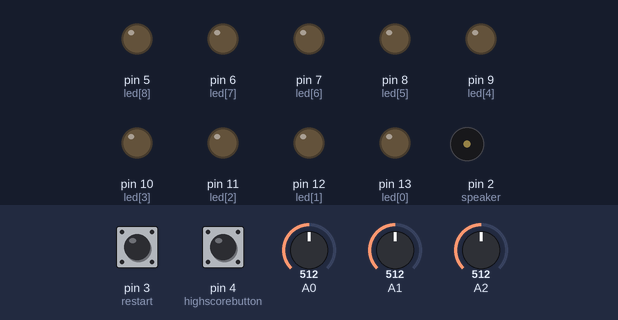
The sketch below on a simulated Arduino Uno, built with avr-gcc and run on an emulated ATmega328P. Parts: output pins drawn as LEDs (lit = HIGH), buzzer (waves = sounding). Inputs (shaded band) come from the test bench; at power-on: pin 4 (highscorebutton) LOW, pin 3 (restart) LOW, A0 = 512, A1 = 512, A2 = 512. Random numbers use the default seed unless the sketch sets one.

Above: at 1.2 s.
1.3 s: pin 4 (highscorebutton) pulled HIGH for 0.15 s
At 1.7 s:
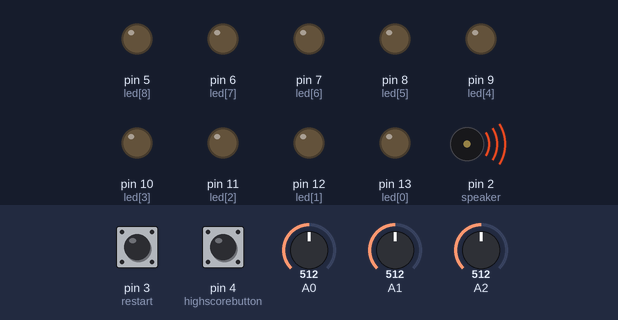
4.4 s: pin 3 (restart) pulled HIGH for 3.2 s
At 10.4 s:
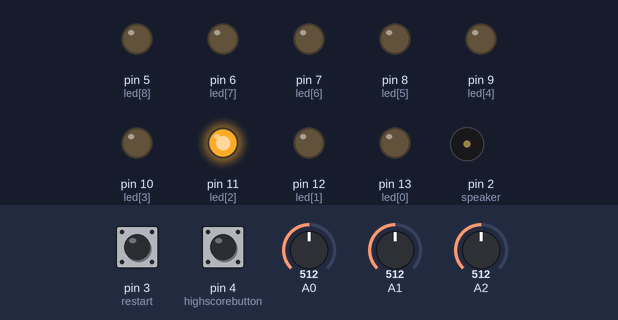
10.6 s: A0 set to 190
At 13.2 s:
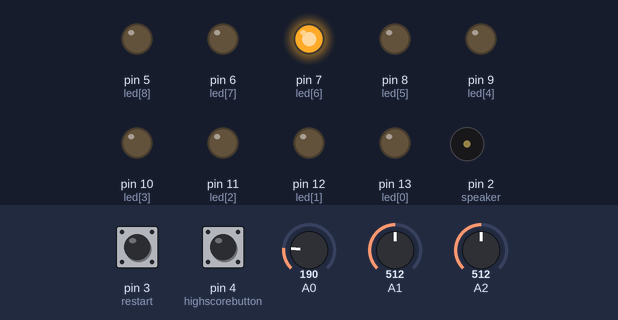
13.6 s: A1 set to 210
16.6 s: A1 set to 184
At 19.4 s:
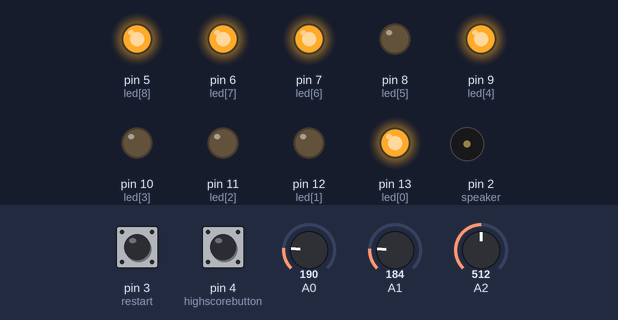
19.6 s: pin 3 (restart) pulled HIGH for 0.15 s
Timing chart, 0 to 26.3 s (numbered marks = the images above; inputs shaded):
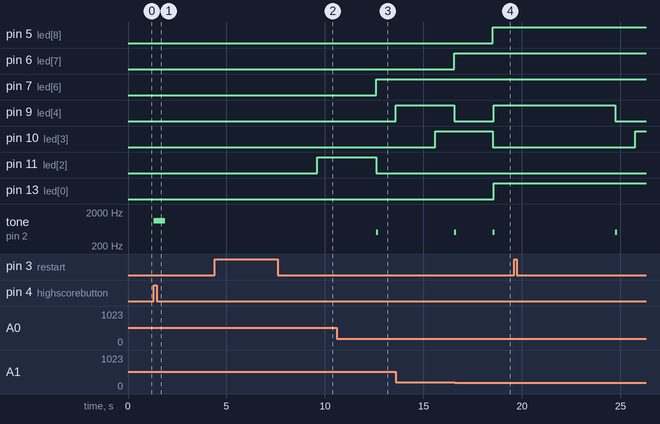

The sketch:

BonkAFrog.ino
```cpp
//PINS
const int led[] = {13, 12, 11, 10, 9, 8, 7, 6, 5}; //CHANGE
const int speaker = 2;
const int highscorebutton = 4;
const int restart = 3;

//constants
const int threshold = 200;
const int winDuration = 75;
const int winDelayDuration = 75;
const int winPitch = 1500;
const int missPitch = 500;
const int missDuration = 100;

//global variables
int timeOn = 2000;
int highscore = 0;
int score = 0;
int missed = 0;

int startDelay[] = {((timeOn*2)/3), ((timeOn*6)/3), ((timeOn*8)/3)};
unsigned long frogTime[] = {0, 0, 0};
unsigned long timeAlive[] = {0, 0, 0};
int frog[] = { -1, -1, -1};

boolean setStartDelay[] = {true, true, true};
boolean setFrogTime[] = {true, true, true};
boolean touch[] = {false, false, false, false, false, false};

void setup() {
  //LED's
  pinMode(led[0], OUTPUT);
  pinMode(led[1], OUTPUT);
  pinMode(led[2], OUTPUT);
  pinMode(led[3], OUTPUT);
  pinMode(led[4], OUTPUT);
  pinMode(led[5], OUTPUT);
  pinMode(led[6], OUTPUT);
  pinMode(led[7], OUTPUT);
  pinMode(led[8], OUTPUT);

  //Other
  pinMode(speaker, OUTPUT);
  pinMode(highscorebutton, INPUT);
  pinMode(restart, INPUT);

  //touch areas
  pinMode(A0, INPUT);
  pinMode(A1, INPUT);
  pinMode(A2, INPUT);
  pinMode(A3, INPUT);
  pinMode(A4, INPUT);
  pinMode(A5, INPUT);

  Serial.begin(9600);  // connect to the serial port
  randomSeed(121); // random number generator seed
}

void loop () {
  //reset touch variables
  for (int i = 0; i < 6; i++) {
    touch[i] = false;
  }

  //detect game over state
  if (missed > 3) {
    tone(speaker,400,800);
    delay(1000);
    gameover(true, true);
  }
  //detect high score state
  if (digitalRead(highscorebutton)) {
    gameover(false, true);
  }
  //detect restart state
  if (digitalRead(restart)) {
    gameover(false, false);
  }

  //if we need to start frog1
  if (setFrogTime[0]) {
    //delay the appearance
    if (setStartDelay[0]) {
      frogTime[0] = millis();
      setStartDelay[0] = false;
    }
    else {
      //turn on the frog
      if ((millis() - frogTime[0]) > startDelay[0]) {
        startDelay[0] = ((timeOn*2)/3);
        setStartDelay[0] = true;
        //prevents double assign
        while(true) {
          int r = random(0,5);
          if((frog[1] != r) & (frog[2] != r)){
            frog[0] = r;
            break;
          }
        }
        digitalWrite(led[frog[0]], HIGH);
        timeAlive[0] = millis();
        setFrogTime[0] = false;
      }
    }
  }
  else {
    int timetmp = millis() - timeAlive[0];
    //if the frog has been alive too long, turn off and count a miss
    if (timetmp > timeOn) {
      tone(speaker, missPitch, missDuration);
      digitalWrite(led[missed + 6], HIGH);
      missed += 1;
      setFrogTime[0] = true;
      digitalWrite(led[frog[0]], LOW);
    }
  }

  //see comments aboce
  if (setFrogTime[1]) {
    if (setStartDelay[1]) {
      frogTime[1] = millis();
      setStartDelay[1] = false;
    }
    else {
      if ((millis() - frogTime[1]) > startDelay[1]) {
        setStartDelay[1] = true;
        startDelay[1] = ((timeOn*2)/3);
        while(true) {
          int r = random(0,5);
          if((frog[0] != r) & (frog[2] != r)){
            frog[1] = r;
            break;
          }
        }
        digitalWrite(led[frog[1]], HIGH);
        timeAlive[1] = millis();
        setFrogTime[1] = false;
      }
    }
  }
  else {
    int timetmp = millis() - timeAlive[1];
    if (timetmp > timeOn) {
      tone(speaker, missPitch, missDuration);
      digitalWrite(led[missed + 6], HIGH);
      missed += 1;
      setFrogTime[1] = true;
      digitalWrite(led[frog[1]], LOW);
    }
  }

  //see comments above
  if (setFrogTime[2]) {
    if (setStartDelay[2]) {
      frogTime[2] = millis();
      setStartDelay[2] = false;
    }
    else {
      if ((millis() - frogTime[2]) > startDelay[2]) {
        setStartDelay[2] = true;
        startDelay[2] = ((timeOn*2)/3);
        while(true) {
          int r = random(0,5);
          if((frog[0] != r) & (frog[1] != r)){
            frog[2] = r;
            break;
          }
        }
        digitalWrite(led[frog[2]], HIGH);
        timeAlive[2] = millis();
        setFrogTime[2] = false;
      }
    }
  }
  else {
    int timetmp = millis() - timeAlive[2];
    if (timetmp > timeOn) {
      tone(speaker, missPitch, missDuration);
      digitalWrite(led[missed + 6], HIGH);
      missed += 1;
      setFrogTime[2] = true;
      digitalWrite(led[frog[2]], LOW);
    }
  }

  //detect touches
  if (analogRead(A0) > threshold) {
    touch[0] = true;
  }
  else if (analogRead(A1) > threshold) {
    touch[1] = true;
  }
  else if (analogRead(A2) > threshold) {
    touch[2] = true;
  }
  else if (analogRead(A3) > threshold) {
    touch[3] = true;
  }
  else if (analogRead(A4) > threshold) {
    touch[4] = true;
  }
  else if (analogRead(A5) > threshold) {
    touch[5] = true;
  }

  //check if one of the touches matches one of the frogs
  for (int i = 0; i < 6; i++) {
    if(!setFrogTime[0]) checkHit(i, 0);
    if(!setFrogTime[1]) checkHit(i, 1);
    if(!setFrogTime[2]) checkHit(i, 2);
  }
}//end of loop

void checkHit(int i, int frogNum) {
  //if we have a hit turn off the frog, let it start again at a new random
  //spot, increase the speed of the game
  if (touch[i] & (frog[frogNum] == i)) {
    digitalWrite(led[frog[frogNum]], LOW);
    setStartDelay[frogNum] = true;
    score += 1;
    if(timeOn > 1000) {
      timeOn += -40;
    }
    else if(timeOn > 500) {
      timeOn += -10;
    }
    setFrogTime[frogNum] = true;
  }
}

void gameover(boolean showScore, boolean showHigh) {
  //reset all variables and states
  boolean skipHigh = false;
  timeOn = 3000;
  startDelay[0] = ((timeOn*2)/3);
  startDelay[1] = ((timeOn*6)/3);
  startDelay[2] = ((timeOn*8)/3);
  setStartDelay[0] = true;
  setStartDelay[1] = true;
  setStartDelay[2] = true;
  setFrogTime[0] = true;
  setFrogTime[1] = true;
  setFrogTime[2] = true;
  frogTime[0] = 0;
  frogTime[1] = 0;
  frogTime[2] = 0;
  timeAlive[0] = 0;
  timeAlive[1] = 0;
  timeAlive[2] = 0;
  frog[0] = -1;
  frog[1] = -1;
  frog[2] = -1;

  missed = 0;
  if (showScore) {
    //beat the high score
    if (score > highscore) {
      skipHigh = true;
      highscore = score;
      tone(speaker, winPitch, winDuration);
      delay(winDelayDuration);
      noTone(speaker);
      delay(winDelayDuration);
      tone(speaker, winPitch, winDuration);
      delay(winDelayDuration);
      noTone(speaker);
      delay(winDelayDuration);
      tone(speaker, winPitch, winDuration);
      delay(winDelayDuration);
      noTone(speaker);
    }
    displayscore(score);
  }
  if (showHigh & !skipHigh) {
    tone(speaker,1100,600);
    displayscore(highscore);
  }
  score = 0;
}

//writes scores by ticking up the 9 LED's and resetting, one tick for each score
void displayscore(int score) {
  delay(1000);
  for (int k = 0; k < 10; k++) {
    digitalWrite(led[k], LOW);
  }
  int current = score;
  int ledNum = 0;
  while (score > 0) {
    Serial.println(score);
    digitalWrite(led[ledNum], HIGH);
    delay(500);
    score += -1;
    if(score == 0) break;
    ledNum += 1;
    if (ledNum == 9) {
      delay(200);
      for (int j = 0; j < 10; j++) {
        digitalWrite(led[j], LOW);
      }
      ledNum = 0;
    }
  }
  for (int j = 0; j < 10; j++) {
    digitalWrite(led[j], LOW);
  }
  delay(1500);
}
```

Measured:
- the behaviour switches between 201 and 200 on A1 (found by bisection; images 3 and 4)
- after the input at 16.6 s, pin 9 (led[4]): LOW → HIGH after 2.0 s
